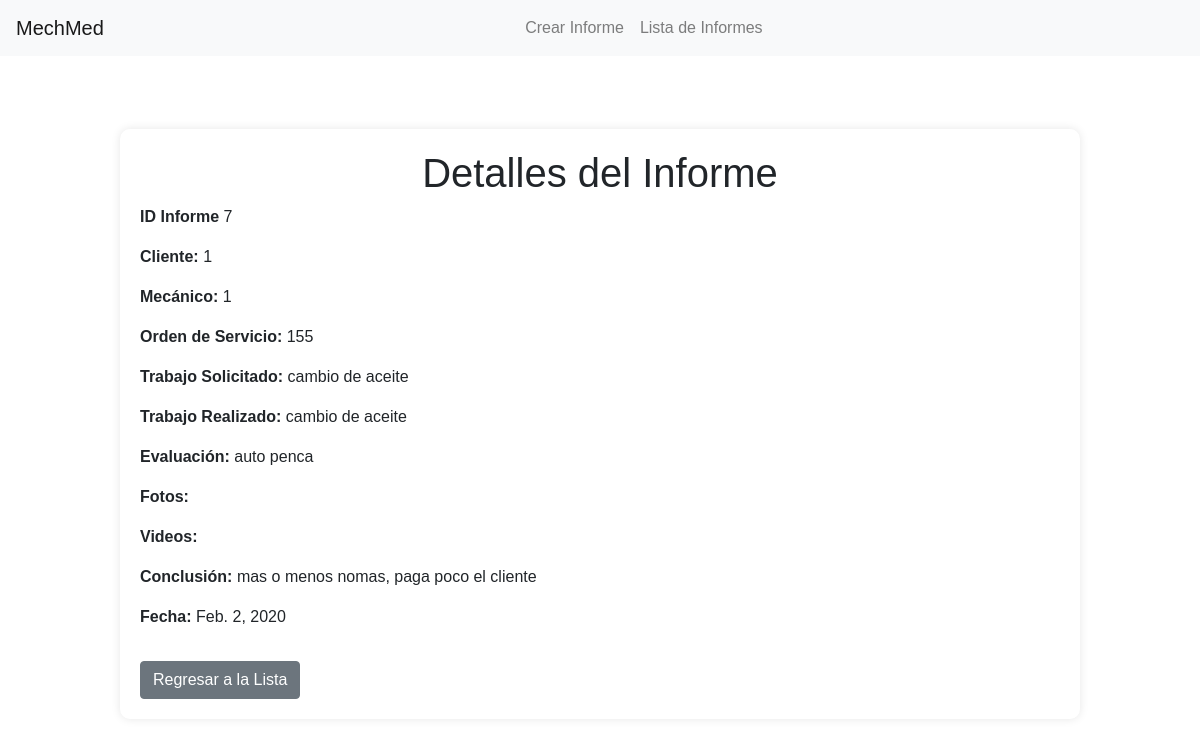
Screenshot of /informes/visualizar/7/ (signed in) with the database file from the repository.
### informe/models.py (models this page shows, shortened)
class Informe(models.Model):
    id_inf_tec = models.AutoField(primary_key=True)
    fecha = models.DateField()
    id_cliente = models.ForeignKey('Cliente',on_delete=models.CASCADE, db_column='idCliente')
    id_mecanico = models.ForeignKey('Mecanico',on_delete=models.CASCADE, db_column='idMecanico')
    orden_servicio = models.CharField(max_length=100)
    trabajo_solicitado = models.TextField(null=True, blank=True)
    trabajos_realizados = models.TextField(null=True, blank=True)
    evaluacion = models.TextField(null=True, blank=True)
    enlaces_fotos = models.URLField(blank=True, null=True)
    enlaces_videos = models.URLField(blank=True, null=True)
    conclusion = models.TextField(null=True, blank=True)

class Cliente(models.Model):
    id_cliente = models.AutoField(db_column='idCliente', primary_key=True)
    nombre_empresa = models.CharField(max_length=20)
    nombre_cliente = models.CharField(max_length=20)
    cli_apellido_paterno = models.CharField(max_length=20)
    cli_apellido_materno = models.CharField(max_length=20)
    numero_celular = models.CharField(max_length=45)
    def __str__(self):
        return str(self.id_cliente)

class Mecanico(models.Model):
    id_mecanico = models.AutoField(db_column='idMecanico', primary_key=True)
    nombre_mecanico = models.CharField(max_length=20)
    mec_apellido_paterno = models.CharField(max_length=20)
    mec_apellido_materno = models.CharField(max_length=20)
    numero_celular = models.CharField(max_length=45)
    id_cargo = models.ForeignKey('Cargo',on_delete=models.CASCADE, db_column='idCargo')
    def __str__(self):
        return str(self.id_mecanico)

### informe/views.py (the view)
# urls.py: path('informes/visualizar/<int:id_inf_tec>/', views.visualizar_informe, name='visualizar_informe'),
@login_required
def visualizar_informe(request, id_inf_tec):
    informe = get_object_or_404(Informe, id_inf_tec=id_inf_tec)
    return render(request, 'informe/visualizar_informe.html', {'informe': informe})

### informe/templates/informe/visualizar_informe.html (shortened to what this page needs)
<!DOCTYPE html>
<html>
<head>
    <link rel="stylesheet" href="https://stackpath.bootstrapcdn.com/bootstrap/4.5.2/css/bootstrap.min.css">
    {% load static %}
    <link rel="stylesheet" href="{% static 'informe/css/estilos.css' %}">
</head>
<body class="fondo">
    <nav class="navbar navbar-expand-lg navbar-light bg-light">
        <a class="navbar-brand" href="{% url 'index' %}">MechMed</a>
        <div class="collapse navbar-collapse" id="navbarNav">
            <ul class="navbar-nav ml-auto">
                <li class="nav-item">
                    <a class="nav-link" href="{% url 'crear_informe' %}">Crear Informe</a>
                </li>
                <li class="nav-item">
                    <a class="nav-link" href="{% url 'lista_informes' %}">Lista de Informes</a>
                </li>
            </ul>
        </div>
    </nav>
    <div class="container mt-5">
        <h1 class="text-center">Detalles del Informe</h1>
        <div class="details">
            <p><strong>ID Informe</strong> {{ informe.id_inf_tec }}</p>
            <p><strong>Cliente:</strong> {{ informe.id_cliente }}</p>
            <p><strong>Mecánico:</strong> {{ informe.id_mecanico }}</p>
            <p><strong>Orden de Servicio:</strong> {{ informe.orden_servicio }}</p>
            <p><strong>Trabajo Solicitado:</strong> {{ informe.trabajo_solicitado }}</p>
            <p><strong>Trabajo Realizado:</strong> {{ informe.trabajos_realizados }}</p>
            <p><strong>Evaluación:</strong> {{ informe.evaluacion }}</p>
            <p><strong>Fotos:</strong> {{ informe.enlace_fotos }}</p>
            <p><strong>Videos:</strong> {{ informe.enlace_videos }}</p>
            <p><strong>Conclusión:</strong> {{ informe.conclusion }}</p>
            <p><strong>Fecha:</strong> {{ informe.fecha }}</p>
        </div>
        <a href="{% url 'lista_informes' %}" class="btn btn-secondary mt-3">Regresar a la Lista</a>
    </div>
</body>
</html>

### informe/static/informe/css/estilos.css (style rules this page uses)
.fondo { background-image: url('../img/fondoverde.jpg'); background-repeat: no-repeat; background-size: cover; background-position: center center; margin: 0; display: flex; align-items: center; justify-content: center; flex-direction: column; font-family: 'Lucida Sans', 'Lucida Sans Regular', 'Lucida Grande', 'Lucida Sans Unicode', Verdana, sans-serif; overflow-x: hidden; min-height: 100vh; }
.navbar { width: 100%; position: fixed; top: 0; left: 0; z-index: 10; text-align: center; }
.navbar-nav { margin-left: auto; margin-right: auto; text-align: center; }
.nav-item { display: inline-block; float: none; }
.navbar-brand { margin-right: auto; }
.container { width: 80%; margin: 0 auto; background-color: rgba(255, 255, 255, 0.275); padding: 20px; border-radius: 10px; box-shadow: 0 0 10px rgba(0, 0, 0, 0.1); }

### rows the page displays
Informe: id_inf_tec "7", id_cliente "1", id_mecanico "1", orden_servicio "155", trabajo_solicitado "cambio de aceite", trabajos_realizados "cambio de aceite", evaluacion "auto penca", conclusion "mas o menos nomas, paga poco el cliente", fecha "Feb. 2, 2020"
